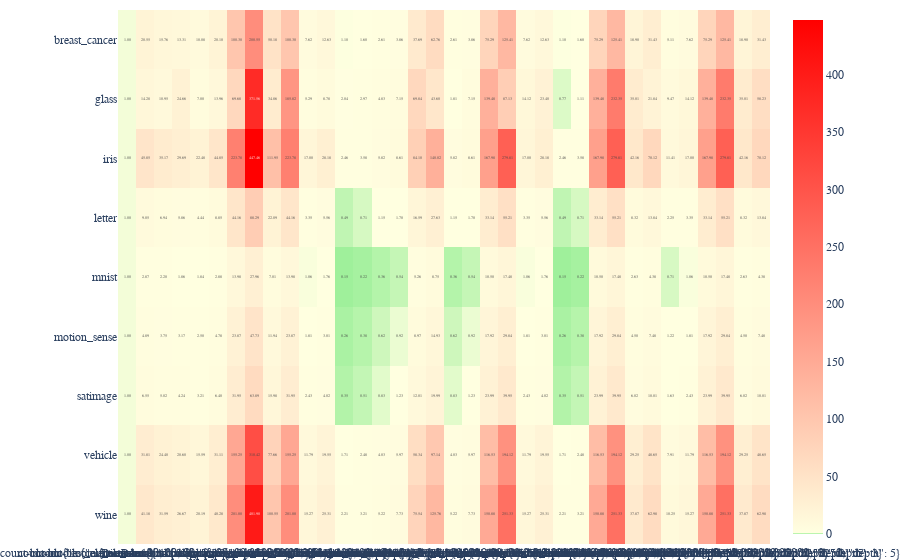

Here is the notebook cell this chart was saved with:
### Code cell
d = get_best(df, metric="model size", valid_configs=None)
# d = do_rename_and_reorder(d, remove_dict=False)
# d["max"] = d.max(axis=1)
# d["average"] = d.mean(axis=1)
# d["min"] = d.min(axis=1)

d = d

fig = px.imshow(
    d,
    text_auto=".2f",
    aspect="auto",
    # color_continuous_scale='RdBu_r',
    color_continuous_scale=[(0.0, "lightgreen"), (0.0025, "lightyellow"), (1.0, "red")],
    color_continuous_midpoint=1.0,
    # zmax=2,
    zmin=0,
)

# fig.update_xaxes(side="top")
fig.update_layout(
    # xaxis_title="Filter",
    # yaxis_title="Dataset",
    # width=1000,
    # height=200,
    font_family="Times New Roman", 
    font_size=12, 
    margin=dict(l=0, r=0, t=10, b=0),
    xaxis=dict(tickangle=0, tickfont = dict(size=12)),
    yaxis=dict(tickangle=0, tickfont = dict(size=12))
)

# write_figure("size_improvement.pdf", fig)

fig.show()

### Figure 1 — Plotly figure (JSON) as saved in the notebook; plotly's stock layout.template omitted (floating-point values rounded to 4 significant figures; data arrays with more than 128 entries replaced by an {"elided": "..."} marker saying what was removed)
{"data": [{"coloraxis": "coloraxis", "hovertemplate": "x: %{x}<br>y: %{y}<br>color: %{z}<extra></extra>", "name": "0", "texttemplate": "%{z:.2f}", "type": "heatmap", "x": ["DictRam {}", "count-bloom {\"est_elements\": 100, \"false_positive_rate\": 0.02}", "count-bloom {\"est_elements\": 100, \"false_positive_rate\": 0.05}", "count-bloom {\"est_elements\": 100, \"false_positive_rate\": 0.08}", "count-cuckoo {\"capacity\": 100, \"bucket_size\": 2}", "count-cuckoo {\"capacity\": 100, \"bucket_size\": 4}", "count-cuckoo {\"capacity\": 1000, \"bucket_size\": 2}", "count-cuckoo {\"capacity\": 1000, \"bucket_size\": 4}", "count-cuckoo {\"capacity\": 500, \"bucket_size\": 2}", "count-cuckoo {\"capacity\": 500, \"bucket_size\": 4}", "count-min-sketch {\"width\": 100, \"depth\": 3}", "count-min-sketch {\"width\": 100, \"depth\": 5}", "count-min-sketch {\"width\": 20, \"depth\": 2}", "count-min-sketch {\"width\": 20, \"depth\": 3}", "count-min-sketch {\"width\": 50, \"depth\": 2}", "count-min-sketch {\"width\": 50, \"depth\": 3}", "count-min-sketch {\"width\": 500, \"depth\": 3}", "count-min-sketch {\"width\": 500, \"depth\": 5}", "heavy-hitters {\"num_hitters\": 10, \"width\": 50, \"depth\": 2}", "heavy-hitters {\"num_hitters\": 10, \"width\": 50, \"depth\": 3}", "heavy-hitters {\"num_hitters\": 100, \"width\": 1000, \"depth\": 3}", "heavy-hitters {\"num_hitters\": 100, \"width\": 1000, \"depth\": 5}", "heavy-hitters {\"num_hitters\": 50, \"width\": 100, \"depth\": 3}", "heavy-hitters {\"num_hitters\": 50, \"width\": 100, \"depth\": 5}", "heavy-hitters {\"num_hitters\": 50, \"width\": 20, \"depth\": 2}", "heavy-hitters {\"num_hitters\": 50, \"width\": 20, \"depth\": 3}", "stream-threshold {\"threshold\": 100, \"width\": 1000, \"depth\": 3}", "stream-threshold {\"threshold\": 100, \"width\": 1000, \"depth\": 5}", "stream-threshold {\"threshold\": 100, \"width\": 250, \"depth\": 3}", "stream-threshold {\"threshold\": 100, \"width\": 250, \"depth\": 5}", "stream-threshold {\"threshold\": 50, \"width\": 100, \"depth\": 2}", "stream-threshold {\"threshold\": 50, \"width\": 100, \"depth\": 3}", "stream-threshold {\"threshold\": 50, \"width\": 1000, \"depth\": 3}", "stream-threshold {\"threshold\": 50, \"width\": 1000, \"depth\": 5}", "stream-threshold {\"threshold\": 50, \"width\": 250, \"depth\": 3}", "stream-threshold {\"threshold\": 50, \"width\": 250, \"depth\": 5}"], "xaxis": "x", "y": ["breast_cancer", "glass", "iris", "letter", "mnist", "motion_sense", "satimage", "vehicle", "wine"], "yaxis": "y", "z": {"elided": "9x36 float values"}}], "layout": {"coloraxis": {"cmax": 447.5, "cmid": 1, "cmin": 0, "colorscale": [[0, "lightgreen"], [0.0025, "lightyellow"], [1, "red"]]}, "font": {"family": "Times New Roman", "size": 12}, "margin": {"b": 0, "l": 0, "r": 0, "t": 10}, "xaxis": {"anchor": "y", "domain": [0, 1], "tickangle": 0, "tickfont": {"size": 12}}, "yaxis": {"anchor": "x", "autorange": "reversed", "domain": [0, 1], "tickangle": 0, "tickfont": {"size": 12}}}}
